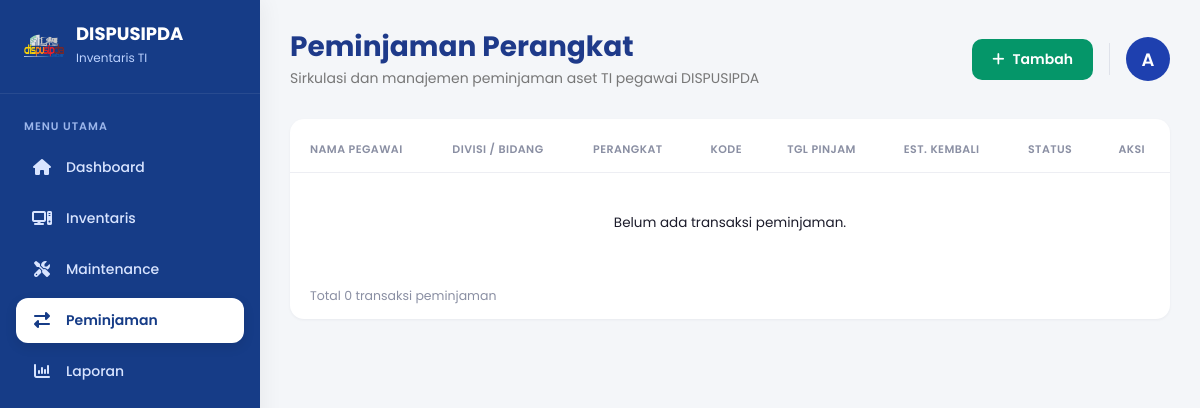
/pages/peminjaman/index.php (signed in), run on an earlier commit of the app's database.
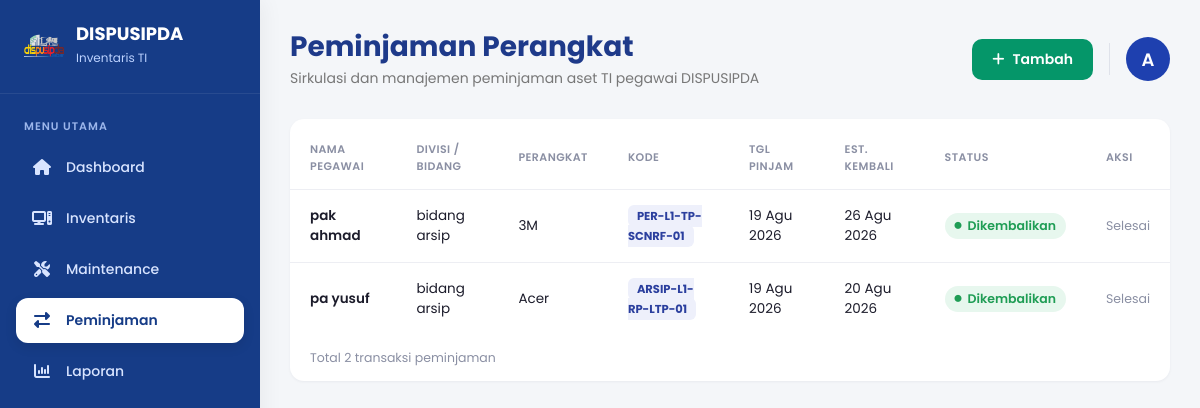
And on a later commit of the database.
### tables this page shows
CREATE TABLE `peminjaman` (
  `id` int(11) NOT NULL,
  `inventaris_id` int(11) NOT NULL,
  `nama_peminjam` varchar(150) NOT NULL,
  `divisi` varchar(150) DEFAULT NULL,
  `tanggal_pinjam` date NOT NULL,
  `est_kembali` date DEFAULT NULL,
  `tanggal_kembali` date DEFAULT NULL,
  `status` enum('Dipinjam','Dikembalikan') DEFAULT 'Dipinjam',
  `created_at` timestamp NOT NULL DEFAULT current_timestamp()
);

CREATE TABLE `inventaris` (
  `id` int(11) NOT NULL,
  `nama_hardware` varchar(255) NOT NULL,
  `kategori` varchar(100) NOT NULL,
  `merk` varchar(100) DEFAULT NULL,
  `jumlah` int(11) DEFAULT 1,
  `spesifikasi` text DEFAULT NULL,
  `ruangan_id` int(11) DEFAULT NULL,
  `tahun_pengadaan` year(4) DEFAULT NULL,
  `kondisi` varchar(100) DEFAULT 'Baik',
  `status` enum('Tersedia','Dipinjam','Maintenance') DEFAULT 'Tersedia',
  `kode_aset` varchar(100) NOT NULL,
  `created_at` timestamp NOT NULL DEFAULT current_timestamp()
);

### pages/peminjaman/index.php (the view, shortened to what this page needs)
<?php
include '../../config/database.php';
$page_title = "Peminjaman Perangkat";
$page_subtitle = "Sirkulasi dan manajemen peminjaman aset TI pegawai DISPUSIPDA";
$show_add_button = true;
$add_button_text = "Tambah";
$result = mysqli_query($conn, "
    SELECT p.*, i.kode_aset, i.nama_hardware
    FROM peminjaman p
    JOIN inventaris i ON p.inventaris_id = i.id
    ORDER BY p.tanggal_pinjam DESC
");
$daftar_peminjaman = [];
if ($result) {
    while ($row = mysqli_fetch_assoc($result)) {
        $daftar_peminjaman[] = $row;
    }
}
$total_transaksi = count($daftar_peminjaman);
function formatTglID($tanggal) {
    $bulan = ['01'=>'Jan','02'=>'Feb','03'=>'Mar','04'=>'Apr','05'=>'Mei','06'=>'Jun',
              '07'=>'Jul','08'=>'Agu','09'=>'Sep','10'=>'Okt','11'=>'Nov','12'=>'Des'];
    $d = date('d', strtotime($tanggal));
    $m = $bulan[date('m', strtotime($tanggal))];
    $y = date('Y', strtotime($tanggal));
    return "$d $m $y";
}
?>
<!DOCTYPE html>
<html lang="id">
<head>
<link rel="stylesheet" href="../../assets/css/style.css">
<link rel="stylesheet" href="../../assets/css/sidebar.css">
  <link rel="stylesheet" href="../../assets/css/topbar.css">
<link
rel="stylesheet"
href="https://cdnjs.cloudflare.com/ajax/libs/font-awesome/6.7.2/css/all.min.css"
/>
<link rel="stylesheet" href="../../assets/css/peminjaman.css">
</head>
<body>
<?php include '../../includes/sidebar.php'; ?>
<div class="main-content peminjaman-content">
    <?php include '../../includes/topbar.php'; ?>
    <div class="card-peminjaman">
        <table class="table-peminjaman">
            <thead>
                <tr>
                    <th>Nama Pegawai</th>
                    <th>Divisi / Bidang</th>
                    <th>Perangkat</th>
                    <th>Kode</th>
                    <th>Tgl Pinjam</th>
                    <th>Est. Kembali</th>
                    <th>Status</th>
                    <th>Aksi</th>
                </tr>
            </thead>
            <tbody>
                <?php if ($total_transaksi === 0): ?>
                    <tr>
                        <td colspan="8" class="empty-state">Belum ada transaksi peminjaman.</td>
                    </tr>
                <?php else: ?>
                    <?php foreach ($daftar_peminjaman as $row): ?>
                        <tr>
                            <td class="cell-nama"><?= htmlspecialchars($row['nama_peminjam']) ?></td>
                            <td><?= htmlspecialchars($row['divisi']) ?></td>
                            <td><?= htmlspecialchars($row['nama_hardware']) ?></td>
                            <td><span class="badge-kode"><?= htmlspecialchars($row['kode_aset']) ?></span></td>
                            <td><?= formatTglID($row['tanggal_pinjam']) ?></td>
                            <td><?= formatTglID($row['est_kembali']) ?></td>
                            <td>
                                <?php if ($row['status'] === 'Dipinjam'): ?>
                                    <span class="status-badge status-dipinjam"><i class="fa-solid fa-circle"></i> Dipinjam</span>
                                <?php else: ?>
                                    <span class="status-badge status-dikembalikan"><i class="fa-solid fa-circle"></i> Dikembalikan</span>
                                <?php endif; ?>
                            </td>
                            <td>
                                <?php if ($row['status'] === 'Dipinjam'): ?>
                                    <form action="proses_kembalikan.php" method="POST" style="display:inline;"
                                          onsubmit="return confirm('Konfirmasi pengembalian perangkat ini?');">
                                        <input type="hidden" name="id_peminjaman" value="<?= (int)$row['id'] ?>">
                                        <button type="submit" class="btn-kembalikan">
                                            <i class="fa-solid fa-rotate-left"></i> Kembalikan
                                        </button>
                                    </form>
                                <?php else: ?>
                                    <span class="text-selesai">Selesai</span>
                                <?php endif; ?>
                            </td>
                        </tr>
                    <?php endforeach; ?>
                <?php endif; ?>
            </tbody>
        </table>
        <div class="table-footer-info">Total <?= $total_transaksi ?> transaksi peminjaman</div>
    </div>
</div>
</body>
</html>

### includes/sidebar.php (shortened to what this page needs)
<aside class="sidebar" id="sidebar">
    <div class="logo">
        <img src="/inventaris-ti-dispusipda/assets/img/logo.png" alt="Logo">
        <div>
            <h3>DISPUSIPDA</h3>
            <small>Inventaris TI</small>
        </div>
    </div>
    <div class="menu-wrap">
        <div class="menu-title">
            MENU UTAMA
        </div>
        <ul class="menu">
            <li class="<?= (basename($_SERVER['PHP_SELF']) == 'dashboard.php') ? 'active' : '' ?>">
                <a href="/inventaris-ti-dispusipda/dashboard.php">
                    <i class="fa-solid fa-house"></i>
                    Dashboard
                </a>
            </li>
            <li class="<?= (strpos($_SERVER['REQUEST_URI'], '/pages/inventaris/') !== false) ? 'active' : '' ?>">
                <a href="/inventaris-ti-dispusipda/pages/inventaris/index.php">
                    <i class="fa-solid fa-computer"></i>
                    Inventaris
                </a>
            </li>
            <li class="<?= (strpos($_SERVER['REQUEST_URI'], '/pages/maintenance/') !== false) ? 'active' : '' ?>">
                <a href="/inventaris-ti-dispusipda/pages/maintenance/index.php">
                    <i class="fa-solid fa-screwdriver-wrench"></i>
                    Maintenance
                </a>
            </li>
            <li class="<?= (strpos($_SERVER['REQUEST_URI'], '/pages/peminjaman/') !== false) ? 'active' : '' ?>">
                <a href="/inventaris-ti-dispusipda/pages/peminjaman/index.php">
                    <i class="fa-solid fa-right-left"></i>
                    Peminjaman
                </a>
            </li>
            <li class="<?= (strpos($_SERVER['REQUEST_URI'], '/pages/laporan/') !== false) ? 'active' : '' ?>">
                <a href="/inventaris-ti-dispusipda/pages/laporan/index.php">
                    <i class="fa-solid fa-chart-column"></i>
                    Laporan
                </a>
            </li>
        </ul>
    </div>
</aside>

### includes/topbar.php (shortened to what this page needs)
<link rel="stylesheet" href="topbar.css">
<div class="topbar">
    <div class="topbar-left">
        <div class="title-wrap">
            <h2><?= htmlspecialchars($page_title ?? 'Dashboard') ?></h2>
            <?php if (isset($page_subtitle) && !empty($page_subtitle)): ?>
                <p><?= htmlspecialchars($page_subtitle) ?></p>
            <?php endif; ?>
        </div>
    </div>
    <div class="topbar-right">
        <?php if (isset($show_add_button) && $show_add_button === true): ?>
            <button
                class="btn-add"
                onclick="document.querySelector('#modalTambah').classList.add('is-open')">
                <i class="fa-solid fa-plus"></i>
                <span><?= htmlspecialchars($add_button_text ?? 'Tambah Data') ?></span>
            </button>
        <?php endif; ?>
        <div class="profile-wrap">
            <button
                class="avatar"
                onclick="document.getElementById('dropdownLogout').classList.toggle('show')"
                aria-label="Profile Menu">
                <?= htmlspecialchars($userInitial ?? 'A') ?>
            </button>
        </div>
    </div>
</div>

### assets/css/style.css (style rules this page uses)
* { margin:0; padding:0; box-sizing:border-box; font-family:'Poppins',sans-serif; }
body { background:#f4f6f9; min-height:100vh; }
.main-content { margin-left:260px; padding:24px; min-height:100vh; transition:.3s; }
.topbar { display:flex; justify-content:space-between; align-items:center; gap:20px; margin-bottom:24px; }

### assets/css/sidebar.css (style rules this page uses)
.sidebar { position: fixed; left: 0; top: 0; width: 260px; height: 100vh; background: #163c87; color: #fff; display: flex; flex-direction: column; z-index: 1050; transition: all 0.3s ease; box-shadow: 4px 0 20px rgba(0,0,0,.05); }
.logo { display: flex; align-items: center; gap: 12px; padding: 24px; border-bottom: 1px solid rgba(255,255,255,.08); }
.logo img { width: 40px; height: auto; }
.logo h3 { font-size: 18px; font-weight: 700; line-height: 1.1; margin: 0; color: #fff; }
.logo small { color: #bcd2ff; font-size: 12px; }
.menu-wrap { flex: 1; overflow-y: auto; padding-bottom: 20px; }
.menu-title { color: #9cb6eb; font-size: 11px; font-weight: 600; margin: 24px 24px 10px; letter-spacing: 1px; }
.menu { list-style: none; padding: 0 16px; margin: 0; }
.menu li { margin-bottom: 6px; }
.menu li a { display: flex; align-items: center; gap: 14px; text-decoration: none; color: #d8e4ff; padding: 12px 16px; border-radius: 12px; transition: .25s; font-size: 14px; font-weight: 500; }
.menu li.active a { background: #fff; color: #163c87; font-weight: 600; box-shadow: 0 4px 12px rgba(0,0,0,.10); }
.menu li i { width: 20px; text-align: center; font-size: 16px; }

### assets/css/topbar.css (style rules this page uses)
.topbar { display: flex; justify-content: space-between; align-items: center; margin-bottom: 30px; gap: 16px; width: 100%; }
.topbar-left { display: flex; align-items: center; gap: 12px; min-width: 0; }
.topbar .title-wrap { min-width: 0; }
.topbar h2 { color: #1e3a8a; font-size: 28px; font-weight: 700; margin: 0; line-height: 1.2; white-space: nowrap; overflow: hidden; text-overflow: ellipsis; }
.topbar p { color: #777; font-size: 14px; margin: 4px 0 0; white-space: nowrap; overflow: hidden; text-overflow: ellipsis; }
.topbar-right { display: flex; align-items: center; gap: 16px; flex-shrink: 0; }
.btn-add { background: #059669; color: #fff; border: none; padding: 10px 20px; border-radius: 10px; font-weight: 600; font-size: 14px; cursor: pointer; display: flex; align-items: center; gap: 8px; transition: background 0.2s, transform 0.1s; white-space: nowrap; }
.profile-wrap { position: relative; }
.avatar { width: 44px; height: 44px; border-radius: 50%; border: none; background: #1e40af; color: #fff; font-weight: 600; font-size: 18px; cursor: pointer; text-transform: uppercase; transition: transform 0.2s, background-color 0.2s; display: flex; align-items: center; justify-content: center; }

### assets/css/peminjaman.css (style rules this page uses)
.card-peminjaman { background: #fff; border-radius: 14px; padding: 8px 0 0; box-shadow: 0 1px 3px rgba(20, 25, 60, 0.05); overflow-x: auto; }
.table-peminjaman { width: 100%; border-collapse: collapse; min-width: 860px; }
.table-peminjaman thead th { text-align: left; font-size: 11px; letter-spacing: 0.04em; text-transform: uppercase; color: #8a8fa3; font-weight: 600; padding: 14px 20px; border-bottom: 1px solid #edeef3; }
.table-peminjaman tbody td { padding: 16px 20px; font-size: 13.5px; border-bottom: 1px solid #edeef3; color: #1c1c2b; }
.table-peminjaman tbody tr:last-child td { border-bottom: none; }
.cell-nama { font-weight: 600; }
.badge-kode { background: #eef0fb; color: #2b3f9e; font-size: 11.5px; font-weight: 700; padding: 3px 9px; border-radius: 6px; }
.status-badge { display: inline-flex; align-items: center; gap: 6px; font-size: 12.5px; font-weight: 600; padding: 4px 10px; border-radius: 20px; }
.status-badge i { font-size: 7px; }
.status-dikembalikan { background: #e7f7ee; color: #1f9d55; }
.text-selesai { color: #8a8fa3; font-size: 12.5px; }
.table-footer-info { padding: 14px 20px; font-size: 12.5px; color: #8a8fa3; }
.peminjaman-content { margin-left:260px; width:calc(100% - 260px); min-height:100vh; padding:30px; box-sizing: border-box; }
.empty-state { text-align: center; color: #8a8fa3; padding: 40px 20px !important; }

What changed in the data, as far as the page shows it:
added peminjaman: nama_peminjam "pak ahmad", divisi "bidang arsip", inventaris.nama_hardware "3M", inventaris.kode_aset "PER-L1-TP-SCNRF-01", tanggal_pinjam "19 Agu 2026", est_kembali "26 Agu 2026", status "Dikembalikan" (drawn)
added peminjaman: nama_peminjam "pa yusuf", divisi "bidang arsip", inventaris.nama_hardware "Acer", inventaris.kode_aset "ARSIP-L1-RP-LTP-01", tanggal_pinjam "19 Agu 2026", est_kembali "20 Agu 2026", status "Dikembalikan" (drawn)
Also different on the page:
$total_transaksi: "0" → "2"
text no longer shown: "Belum ada transaksi peminjaman."
